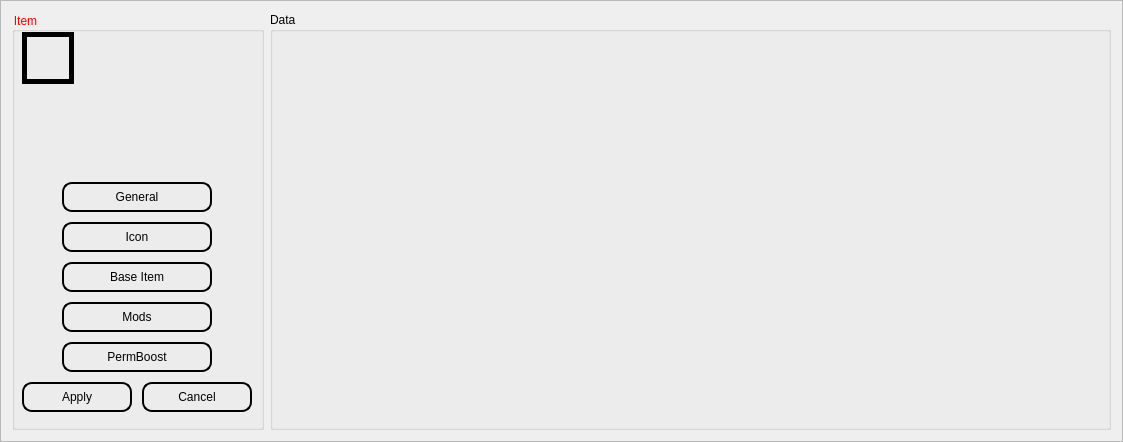
<?xml version="1.0" encoding="UTF-8"?>
<ui version="4.0">
 <class>ItemEditFrame</class>
 <widget class="QFrame" name="ItemEditFrame">
  <property name="geometry">
   <rect>
    <x>0</x>
    <y>0</y>
    <width>1123</width>
    <height>442</height>
   </rect>
  </property>
  <property name="windowTitle">
   <string>Item Editor</string>
  </property>
  <property name="windowIcon">
   <iconset resource="resources.qrc">
    <normaloff>:/cogMoose.png</normaloff>:/cogMoose.png</iconset>
  </property>
  <property name="styleSheet">
   <string notr="true">#menuGroupBox { background-image: url(:/seamless-castle-wall.jpg); }
</string>
  </property>
  <property name="frameShape">
   <enum>QFrame::StyledPanel</enum>
  </property>
  <property name="frameShadow">
   <enum>QFrame::Raised</enum>
  </property>
  <layout class="QGridLayout" name="gridLayout">
   <item row="0" column="1">
    <widget class="QGroupBox" name="dataGroupBox">
     <property name="sizePolicy">
      <sizepolicy hsizetype="Preferred" vsizetype="Preferred">
       <horstretch>20</horstretch>
       <verstretch>0</verstretch>
      </sizepolicy>
     </property>
     <property name="title">
      <string>Data</string>
     </property>
     <layout class="QGridLayout" name="gridLayout_2"/>
     <zorder>menuGroupBox</zorder>
    </widget>
   </item>
   <item row="0" column="0">
    <widget class="QGroupBox" name="menuGroupBox">
     <property name="sizePolicy">
      <sizepolicy hsizetype="Preferred" vsizetype="Preferred">
       <horstretch>6</horstretch>
       <verstretch>0</verstretch>
      </sizepolicy>
     </property>
     <property name="styleSheet">
      <string notr="true">.QPushButton { 
border-image: url(:/parchment.png); 
border-style: outset;
border-width: 2px;
border-radius: 10px;
border-color: black;
font: bold 12pt &quot;MS PGothic&quot;;
}
.QGroupBox {
	color: rgb(255, 0, 0);
}</string>
     </property>
     <property name="title">
      <string>Item</string>
     </property>
     <widget class="QPushButton" name="baseStatsButton">
      <property name="geometry">
       <rect>
        <x>50</x>
        <y>250</y>
        <width>150</width>
        <height>30</height>
       </rect>
      </property>
      <property name="text">
       <string>Base Item</string>
      </property>
     </widget>
     <widget class="QPushButton" name="modsButton">
      <property name="geometry">
       <rect>
        <x>50</x>
        <y>290</y>
        <width>150</width>
        <height>30</height>
       </rect>
      </property>
      <property name="text">
       <string>Mods</string>
      </property>
     </widget>
     <widget class="QPushButton" name="permBoostButton">
      <property name="geometry">
       <rect>
        <x>50</x>
        <y>330</y>
        <width>150</width>
        <height>30</height>
       </rect>
      </property>
      <property name="text">
       <string>PermBoost</string>
      </property>
     </widget>
     <widget class="QPushButton" name="templateButton">
      <property name="geometry">
       <rect>
        <x>50</x>
        <y>210</y>
        <width>150</width>
        <height>30</height>
       </rect>
      </property>
      <property name="text">
       <string>Icon</string>
      </property>
     </widget>
     <widget class="QPushButton" name="generalButton">
      <property name="geometry">
       <rect>
        <x>50</x>
        <y>170</y>
        <width>150</width>
        <height>30</height>
       </rect>
      </property>
      <property name="text">
       <string>General</string>
      </property>
     </widget>
     <widget class="QFrame" name="itemFrame">
      <property name="geometry">
       <rect>
        <x>10</x>
        <y>20</y>
        <width>52</width>
        <height>52</height>
       </rect>
      </property>
      <property name="styleSheet">
       <string notr="true">#itemFrame { border: 5px solid black; }</string>
      </property>
      <property name="frameShape">
       <enum>QFrame::StyledPanel</enum>
      </property>
      <property name="frameShadow">
       <enum>QFrame::Raised</enum>
      </property>
     </widget>
     <widget class="QPushButton" name="acceptButton">
      <property name="geometry">
       <rect>
        <x>10</x>
        <y>370</y>
        <width>110</width>
        <height>30</height>
       </rect>
      </property>
      <property name="text">
       <string>Apply</string>
      </property>
     </widget>
     <widget class="QPushButton" name="cancelButton">
      <property name="geometry">
       <rect>
        <x>130</x>
        <y>370</y>
        <width>110</width>
        <height>30</height>
       </rect>
      </property>
      <property name="text">
       <string>Cancel</string>
      </property>
     </widget>
    </widget>
   </item>
  </layout>
 </widget>
 <resources>
  <include location="resources.qrc"/>
 </resources>
 <connections/>
</ui>
